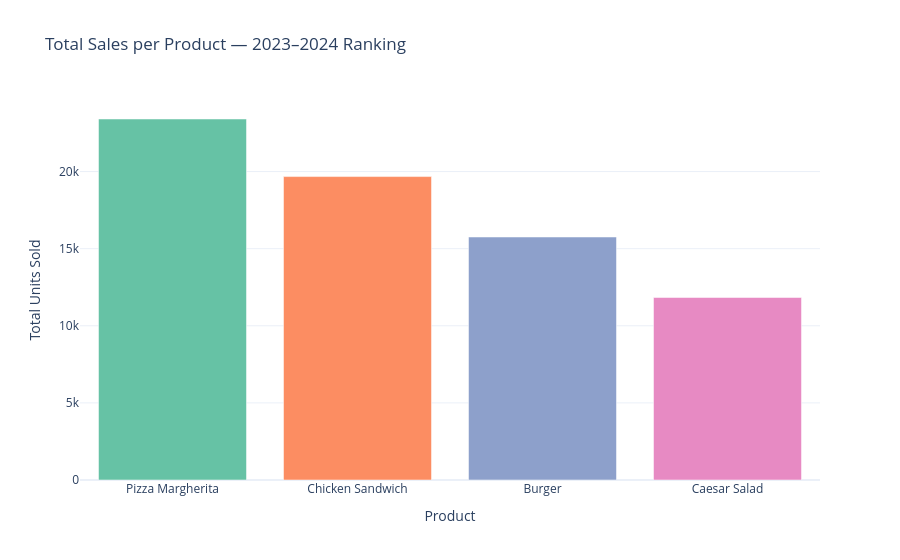

Notebook cell for this chart:
### Code cell
# --- Bar chart: total sales per product (ranking) ---
total_by_product = (
    df.groupby("produit")["quantite_vendue"]
    .sum()
    .reset_index()
    .rename(columns={"quantite_vendue": "total_vendu"})
    .sort_values("total_vendu", ascending=False)
)

fig = px.bar(
    total_by_product,
    x="produit",
    y="total_vendu",
    title="Total Sales per Product — 2023–2024 Ranking",
    labels={"produit": "Product", "total_vendu": "Total Units Sold"},
    template="plotly_white",
    color="produit",
    color_discrete_sequence=px.colors.qualitative.Set2,
)
fig.update_layout(showlegend=False, xaxis={"categoryorder": "total descending"})
fig.show()

### Figure 1 — Plotly figure (JSON) as saved in the notebook; plotly's stock layout.template omitted (floating-point values rounded to 4 significant figures)
{"data": [{"hovertemplate": "Product=%{x}<br>Total Units Sold=%{y}<extra></extra>", "legendgroup": "Pizza Margherita", "marker": {"color": "rgb(102,194,165)", "pattern": {"shape": ""}}, "name": "Pizza Margherita", "orientation": "v", "showlegend": true, "textposition": "auto", "type": "bar", "x": ["Pizza Margherita"], "xaxis": "x", "y": [23407], "yaxis": "y"}, {"hovertemplate": "Product=%{x}<br>Total Units Sold=%{y}<extra></extra>", "legendgroup": "Chicken Sandwich", "marker": {"color": "rgb(252,141,98)", "pattern": {"shape": ""}}, "name": "Chicken Sandwich", "orientation": "v", "showlegend": true, "textposition": "auto", "type": "bar", "x": ["Chicken Sandwich"], "xaxis": "x", "y": [19673], "yaxis": "y"}, {"hovertemplate": "Product=%{x}<br>Total Units Sold=%{y}<extra></extra>", "legendgroup": "Burger", "marker": {"color": "rgb(141,160,203)", "pattern": {"shape": ""}}, "name": "Burger", "orientation": "v", "showlegend": true, "textposition": "auto", "type": "bar", "x": ["Burger"], "xaxis": "x", "y": [15756], "yaxis": "y"}, {"hovertemplate": "Product=%{x}<br>Total Units Sold=%{y}<extra></extra>", "legendgroup": "Caesar Salad", "marker": {"color": "rgb(231,138,195)", "pattern": {"shape": ""}}, "name": "Caesar Salad", "orientation": "v", "showlegend": true, "textposition": "auto", "type": "bar", "x": ["Caesar Salad"], "xaxis": "x", "y": [11835], "yaxis": "y"}], "layout": {"barmode": "relative", "legend": {"title": {"text": "Product"}, "tracegroupgap": 0}, "showlegend": false, "title": {"text": "Total Sales per Product — 2023–2024 Ranking"}, "xaxis": {"anchor": "y", "categoryarray": ["Pizza Margherita", "Chicken Sandwich", "Burger", "Caesar Salad"], "categoryorder": "total descending", "domain": [0.0, 1.0], "title": {"text": "Product"}}, "yaxis": {"anchor": "x", "domain": [0.0, 1.0], "title": {"text": "Total Units Sold"}}}}
